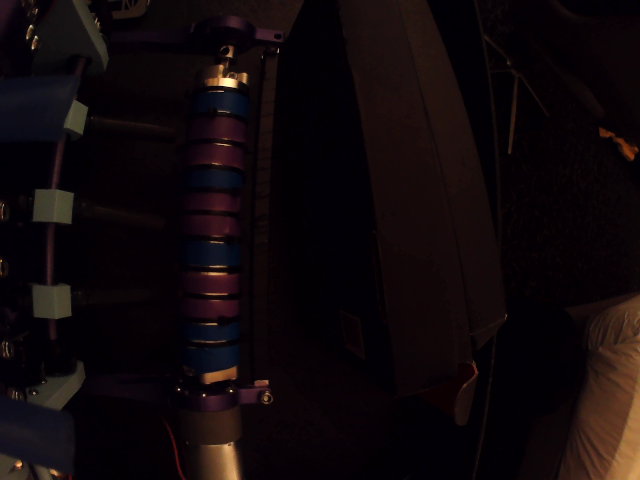
#> input picture testForSam.png, 640 x 480 px, given in place of the camera
$ python rangeFinder.py
#> lines starting #> are read from the running program, lines starting #| are printed output that depends on the picture; after the words box and inside, x2 and y2 are one past the last pixel; in counts of white or black regions, pixels touching at a corner belong together
#finding hsv range of target object(pen)
import cv2
import numpy as np
import time
# A required callback method that goes into the trackbar function.
def nothing(x):
    pass

# Initializing the webcam feed.
cap = cv2.VideoCapture(1)
cap.set(3,1280)
cap.set(4,720)


# Create a window named trackbars.
cv2.namedWindow("Trackbars")

# Now create 6 trackbars that will control the lower and upper range of
# H,S and V channels. The Arguments are like this: Name of trackbar,
# window name, range,callback function. For Hue the range is 0-179 and
# for S,V its 0-255.
cv2.createTrackbar("L - H", "Trackbars", 0, 255, nothing)
#> slider 'L - H' is set to 51
cv2.createTrackbar("L - S", "Trackbars", 0, 255, nothing)
#> slider 'L - S' is set to 51
cv2.createTrackbar("L - V", "Trackbars", 0, 255, nothing)
#> slider 'L - V' is set to 51
cv2.createTrackbar("U - H", "Trackbars", 255, 255, nothing)
cv2.createTrackbar("U - S", "Trackbars", 255, 255, nothing)
cv2.createTrackbar("U - V", "Trackbars", 255, 255, nothing)

while True:

    # Start reading the webcam feed frame by frame.
    ret, frame = cap.read()
#> frame is the input picture: shape (480, 640, 3); mean B, G, R 10.3, 7.9, 15.8
    if not ret:
        break
    # Flip the frame horizontally (Not required)
    frame = cv2.flip( frame, 1 )
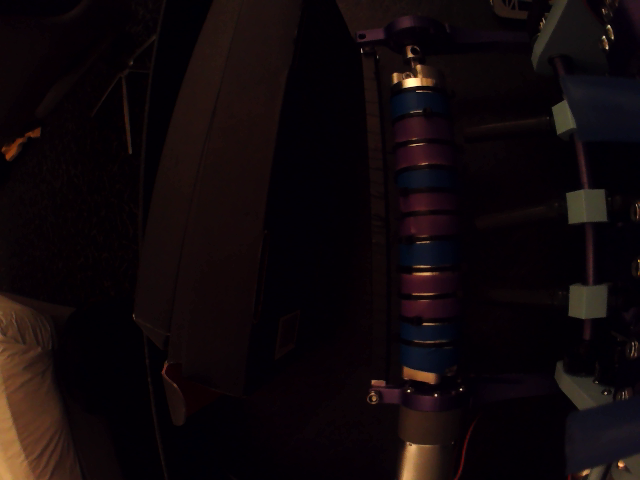
#> frame: shape (480, 640, 3); mean B, G, R 10.3, 7.9, 15.8

    # Convert the BGR image to HSV image.


    # Get the new values of the trackbar in real time as the user changes
    # them
    l_h = cv2.getTrackbarPos("L - H", "Trackbars")
    l_s = cv2.getTrackbarPos("L - S", "Trackbars")
    l_v = cv2.getTrackbarPos("L - V", "Trackbars")
    u_h = cv2.getTrackbarPos("U - H", "Trackbars")
    u_s = cv2.getTrackbarPos("U - S", "Trackbars")
    u_v = cv2.getTrackbarPos("U - V", "Trackbars")

    # Set the lower and upper HSV range according to the value selected
    # by the trackbar
    lower_range = np.array([l_h, l_s, l_v])
    upper_range = np.array([u_h, u_s, u_v])

    # Filter the image and get the binary mask, where white represents
    # your target color
    mask = cv2.inRange(frame, lower_range, upper_range)
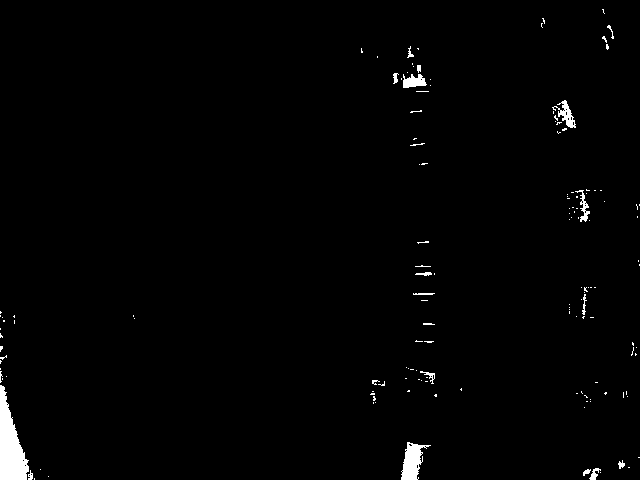
#> mask: shape (480, 640); 1.3% white; 146 white regions (126 under 20 px), largest, box (x1, y1, x2, y2) and area: (0, 385, 29, 480) 1596, (401, 442, 431, 480) 605, (552, 100, 576, 128) 246

    # You can also visualize the real part of the target color (Optional)
    res = cv2.bitwise_and(frame, frame, mask=mask)

    # Converting the binary mask to 3 channel image, this is just so
    # we can stack it with the others
    mask_3 = cv2.cvtColor(mask, cv2.COLOR_GRAY2BGR)

    # stack the mask, orginal frame and the filtered result
    stacked = np.hstack((mask_3,frame,res))
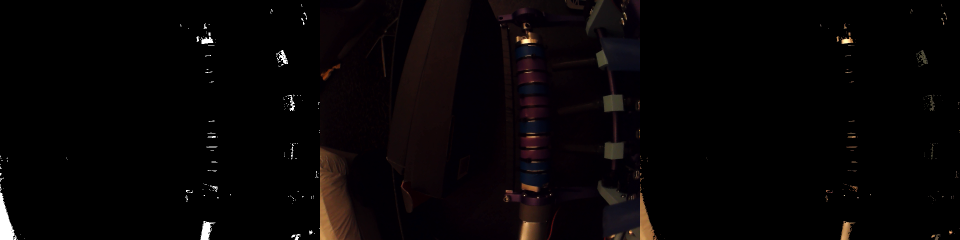
#> stacked: shape (480, 1920, 3) (shown at 1/2 size); mean B, G, R 4.8, 4.2, 7

    # Show this stacked frame at 40% of the size.
    cv2.imshow('Trackbars',cv2.resize(stacked,None,fx=0.4,fy=0.4))
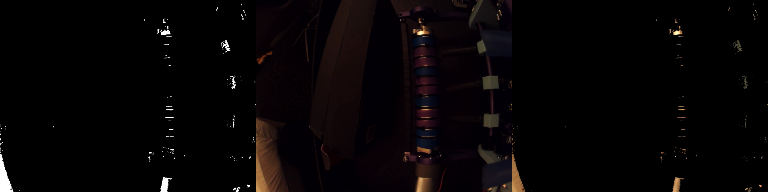
#> window 'Trackbars': shape (192, 768, 3); mean B, G, R 4.8, 4.2, 7

    # If the user presses ESC then exit the program
    key = cv2.waitKey(1)
#> (key Esc is pressed here)
    if key == 27:
        break

    # If the user presses `s` then print this array.
    if key == ord('s'):

        thearray = [[l_h,l_s,l_v],[u_h, u_s, u_v]]
        print(thearray)

        # Also save this array as penval.npy
        np.save('hsv_value',thearray)
        break

# Release the camera & destroy the windows.
cap.release()
cv2.destroyAllWindows()
